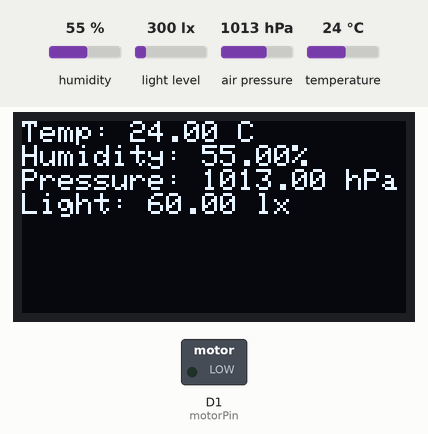
This program was run on a simulated Seeed XIAO (SAMD21). Parts: 128×64 one-colour display, switched loads named in the program (green lamp = pin HIGH). Inputs (shaded band) come from the test bench; at power-on: light level 300 lx, humidity 55 %, air pressure 1013 hPa, temperature 24 °C. What the program prints to the serial monitor is not drawn.

Above: at 1.8 s.
1.9 s: light level set to 40 lx
At 2.5 s:
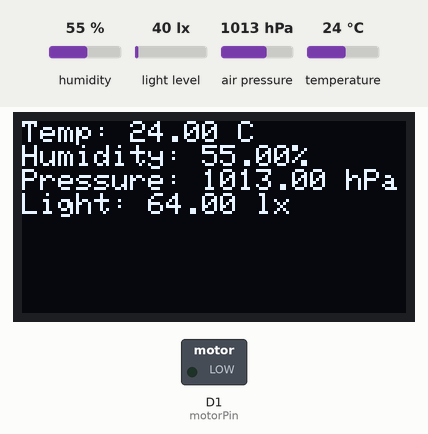
4.6 s: humidity set to 22 %
At 5.7 s:
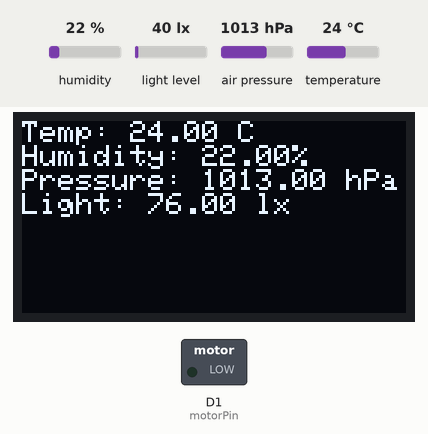
7.7 s: air pressure set to 952 hPa
At 8.8 s:
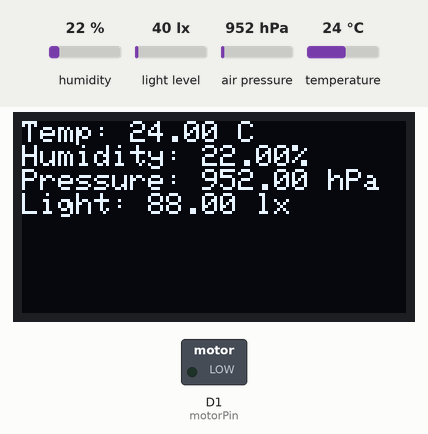
10.8 s: temperature set to 12 °C
At 12.0 s:
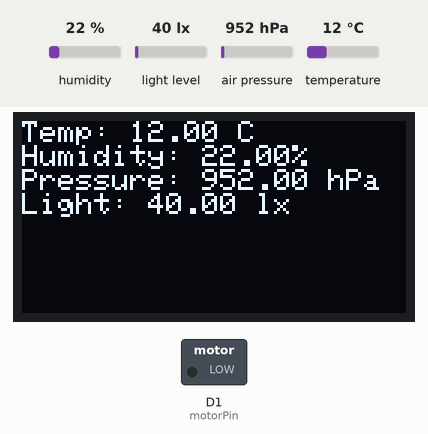
12.8 s: light level set to 500 lx
At 14.2 s:
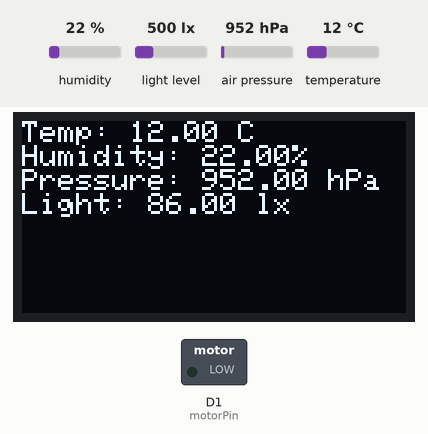
Timing chart, 0 to 15.8 s (numbered marks = the images above; inputs shaded):
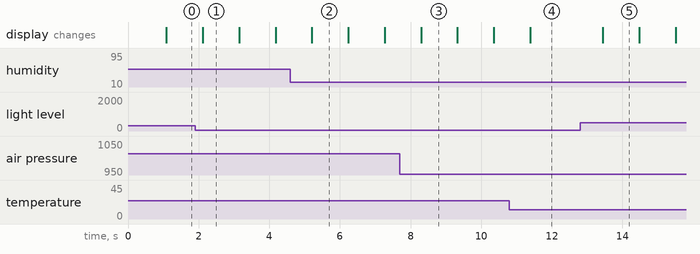

The program:

main.cpp
```cpp
#include <Wire.h>
#include <Adafruit_Sensor.h>
#include <Adafruit_BME280.h>
#include <Adafruit_VEML7700.h>
#include <Adafruit_GFX.h>
#include <Adafruit_SSD1306.h>

#define OLED_ADDRESS 0x3C
#define BME_ADDRESS 0x76
#define SCREEN_WIDTH 128
#define SCREEN_HEIGHT 64

Adafruit_BME280 bme;
Adafruit_VEML7700 veml = Adafruit_VEML7700();
Adafruit_SSD1306 display(SCREEN_WIDTH, SCREEN_HEIGHT, &Wire, -1);
int motorPin = A1;

const int bufferSize = 10;
float buffer[bufferSize];
int bufferIndex = 0;
float sum = 0;

void setup() {
  Serial.begin(9600);
  Wire.begin();
  if(!display.begin(SSD1306_SWITCHCAPVCC, OLED_ADDRESS)) {
    Serial.println(F("SSD1306 allocation failed"));
    for(;;);
  }
  display.clearDisplay();
  display.setTextSize(1);
  display.setTextColor(SSD1306_WHITE);

  if (!bme.begin(BME_ADDRESS)) {
    Serial.println("Could not find a valid BME280 sensor, check wiring!");
    while (1);
  }
  if (!veml.begin()) {
    Serial.println("Could not find a valid VEML7700 sensor, check wiring!");
    while (1);
  }
  pinMode(motorPin, OUTPUT);
}

void loop() {
  float temperature = bme.readTemperature();
  float humidity = bme.readHumidity();
  float pressure = bme.readPressure() / 100.0F;
  float lux = veml.readLux();

  sum -= buffer[bufferIndex];
  buffer[bufferIndex] = lux;
  sum += buffer[bufferIndex];
  bufferIndex = (bufferIndex + 1) % bufferSize;
  float averageLux = sum / bufferSize;

  display.clearDisplay();
  display.setCursor(0,0);
  display.print("Temp: "); display.print(temperature); display.println(" C");
  display.print("Humidity: "); display.print(humidity); display.println("%");
  display.print("Pressure: "); display.print(pressure); display.println(" hPa");
  display.print("Light: "); display.print(averageLux); display.println(" lx");
  display.display();

  if (lux > 10000) {
    digitalWrite(motorPin, HIGH);
    Serial.println("Motor ON");
  } else {
    digitalWrite(motorPin, LOW);
    Serial.println("Motor OFF");
  }

  Serial.print("Raw Lux: "); Serial.print(lux);
  Serial.print(" | Filtered Lux: "); Serial.println(averageLux);

  delay(1000);
}
```

Measured:
- after the input at 10.8 s, the display: changes after 0.59 s (image 4)
- after the input at 12.8 s, the display: changes after 0.65 s (image 5)
- what the display in image 1 shows lasts 1.0 s, from 2.1 s to 3.1 s
